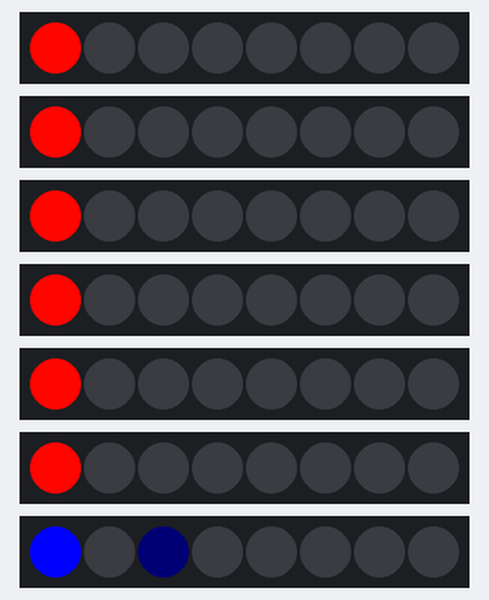
Simulated run of this sketch. Board: Arduino Uno, built for the host (arithmetic inside an expression is 32-bit, double 64-bit). Parts: 7 × 8 RGB LEDs in strip order, left to right. Dim RGB values are drawn brighter than linear.

Above: at 0.08 s.
At 3.39 s:
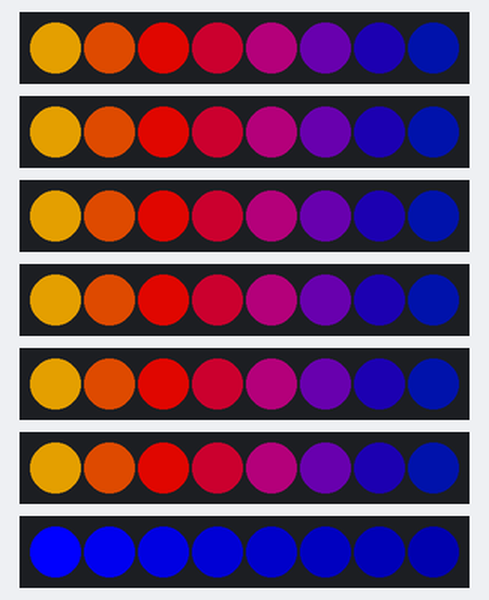
At 8.39 s:
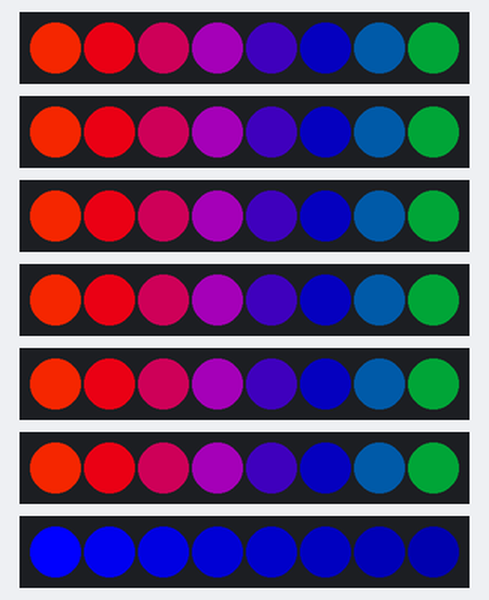
At 18.41 s:
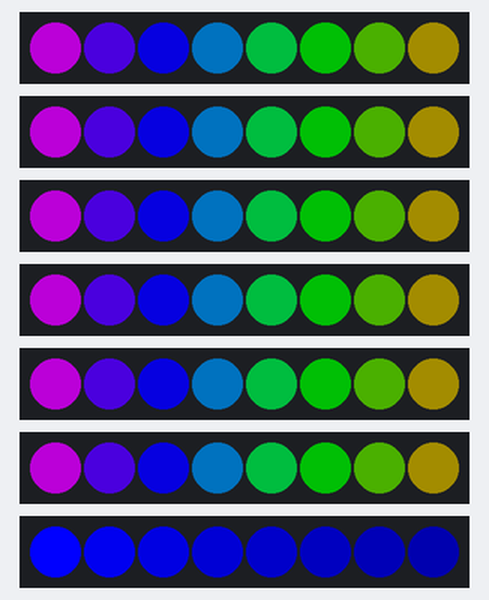
At 28.42 s:
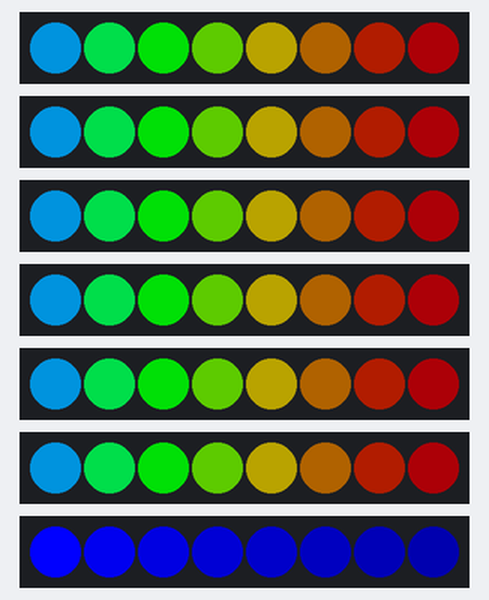
At 38.43 s:
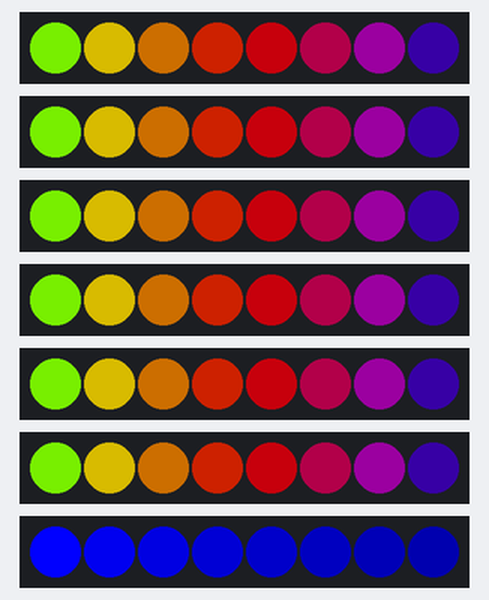
Timing chart, 0 to 40.0 s (numbered marks = the images above):
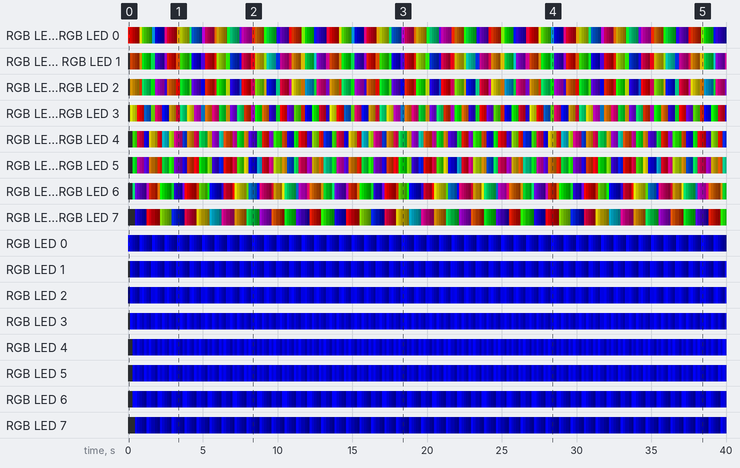

The sketch:

AyoSWAMPYDREDS.ino
```cpp
#include "FastLED.h"
#define NUM_STRIPS 6
#define NUM_LEDS_PER_STRIP 8
CRGB leds[NUM_STRIPS][NUM_LEDS_PER_STRIP];

uint8_t DATA = 1;
bool ToF = true;

void setup() {
  //G5
  FastLED.addLeds<NEOPIXEL, 27>(leds[0], NUM_LEDS_PER_STRIP);
  FastLED.addLeds<NEOPIXEL, 29>(leds[1], NUM_LEDS_PER_STRIP);
  FastLED.addLeds<NEOPIXEL, 31>(leds[2], NUM_LEDS_PER_STRIP);


  //G6
  FastLED.addLeds<NEOPIXEL, 26>(leds[3], NUM_LEDS_PER_STRIP);
  FastLED.addLeds<NEOPIXEL, 28>(leds[4], NUM_LEDS_PER_STRIP);
  FastLED.addLeds<NEOPIXEL, 30>(leds[5], NUM_LEDS_PER_STRIP);


  //DREDS
  FastLED.addLeds<NEOPIXEL, 7>(leds[6], NUM_LEDS_PER_STRIP);

}

void loop() {
  // This outer loop will go over each strip, one at a time


  for(int i = 0; i < NUM_LEDS_PER_STRIP; i++) {
      shootingStar();
      leds[0][i] = CHSV(DATA,255,255);
      leds[1][i] = CHSV(DATA,255,255);
      leds[2][i] = CHSV(DATA,255,255);

      leds[3][i] = CHSV(DATA,255,255);
      leds[4][i] = CHSV(DATA,255,255);
      leds[5][i] = CHSV(DATA,255,255);

      leds[6][i] = CHSV(160,255,255);

      //leds[random(0,6)][random(1,144)] = CHSV(random(160,224),255,100);
      FastLED.show();
      delay(50);
      fadeToBlackBy(leds[0], NUM_LEDS_PER_STRIP, 50);
      fadeToBlackBy(leds[1], NUM_LEDS_PER_STRIP, 50);
      fadeToBlackBy(leds[2], NUM_LEDS_PER_STRIP, 50);
      fadeToBlackBy(leds[3], NUM_LEDS_PER_STRIP, 50);
      fadeToBlackBy(leds[4], NUM_LEDS_PER_STRIP, 50);
      fadeToBlackBy(leds[5], NUM_LEDS_PER_STRIP, 50);

      fadeToBlackBy(leds[6], NUM_LEDS_PER_STRIP, 50);
      DATA += 20;


  }

  for(int i = NUM_LEDS_PER_STRIP - 1; i >= 0; i--) {
      shootingStar();
      leds[0][i] = CHSV(DATA,255,255);
      leds[1][i] = CHSV(DATA,255,255);
      leds[2][i] = CHSV(DATA,255,255);

      leds[3][i] = CHSV(DATA,255,255);
      leds[4][i] = CHSV(DATA,255,255);
      leds[5][i] = CHSV(DATA,255,255);

      leds[6][i] = CHSV(160,255,255);

      //leds[random(0,6)][random(1,144)] = CHSV(random(160,224),255,100);
      FastLED.show();
      delay(50);
      fadeToBlackBy(leds[0], NUM_LEDS_PER_STRIP, 50);
      fadeToBlackBy(leds[1], NUM_LEDS_PER_STRIP, 50);
      fadeToBlackBy(leds[2], NUM_LEDS_PER_STRIP, 50);
      fadeToBlackBy(leds[3], NUM_LEDS_PER_STRIP, 50);
      fadeToBlackBy(leds[4], NUM_LEDS_PER_STRIP, 50);
      fadeToBlackBy(leds[5], NUM_LEDS_PER_STRIP, 50);

      fadeToBlackBy(leds[6], NUM_LEDS_PER_STRIP, 50 );
      DATA+= 20;

  }

}

void shootingStar(){
    if(DATA == 224){
      ToF == false;
    }
    else if(DATA == 0){
      ToF == true;
    }
    if(ToF == true){
      DATA++;
    }else if(ToF == false){
      DATA--;
    }
}
```

Measured:
- by itself, RGB LED 0, RGB LED 0, RGB LED 0, RGB LED 0, RGB LED 0, RGB LED 0: off → RGB(250, 5, 0) at 0.00 s, → RGB(129, 2, 0) 0.16 s later, → RGB(65, 0, 0) 0.16 s later, → RGB(32, 0, 0) 0.16 s later, … (264 changes in this stretch)
- by itself, RGB LED 7, RGB LED 7, RGB LED 7, RGB LED 7, RGB LED 7, RGB LED 7: off → RGB(20, 0, 184) at 0.47 s, → RGB(9, 0, 95) 0.16 s later, → RGB(4, 0, 49) 0.16 s later, → RGB(1, 0, 24) 0.16 s later, … (261 changes in this stretch)
